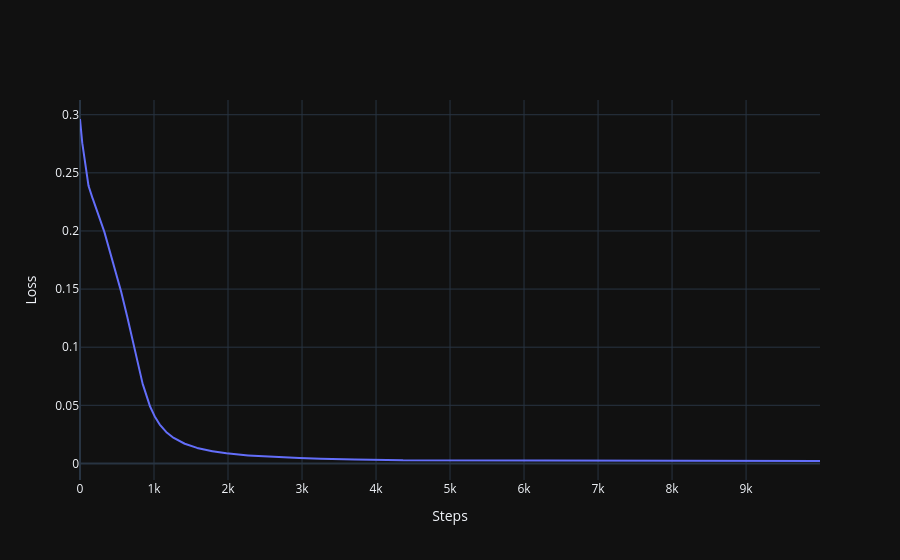

Notebook source saved alongside this figure:
### Code cell
fig = go.Figure()
fig.add_trace(go.Scatter(x=np.arange(max_steps), y=lossi, mode='lines', name='Run-1'))
fig.update_layout(
    hovermode="x unified",
    xaxis_title="Steps",
    yaxis_title="Loss",
    template="plotly_dark"
)
fig.show()

### Figure 1 — Plotly figure (JSON) as saved in the notebook; plotly's stock layout.template omitted (floating-point values rounded to 4 significant figures; data arrays with more than 128 entries replaced by an {"elided": "..."} marker saying what was removed)
{"data": [{"mode": "lines", "name": "Run-1", "type": "scatter", "x": {"elided": "10000 int values"}, "y": {"elided": "10000 float values"}}], "layout": {"hovermode": "x unified", "xaxis": {"title": {"text": "Steps"}}, "yaxis": {"title": {"text": "Loss"}}}}
